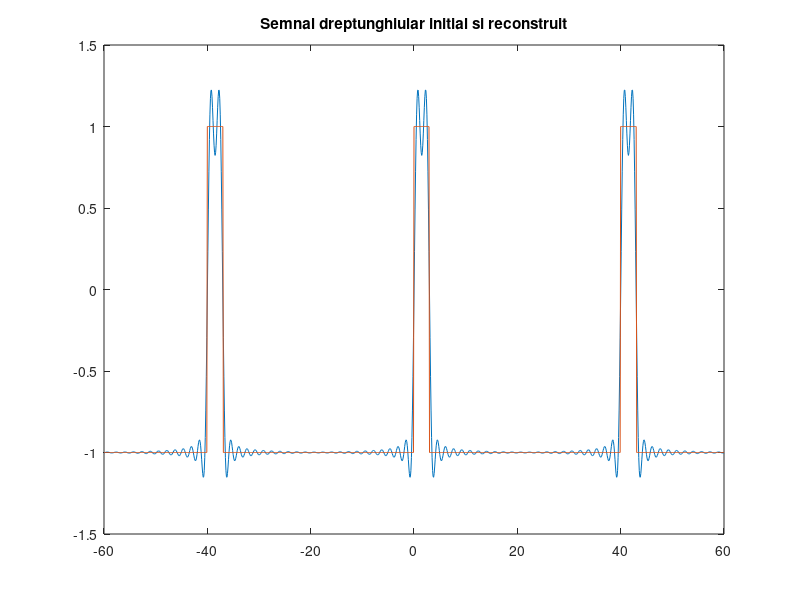
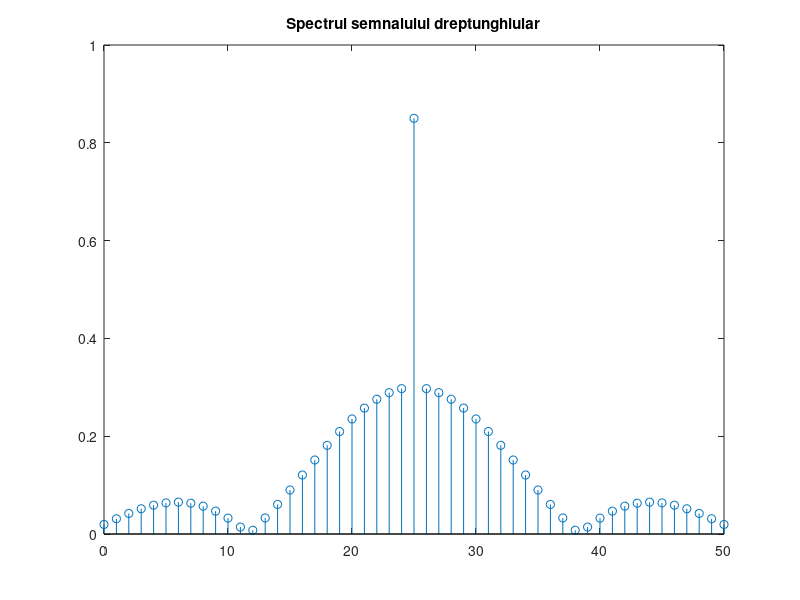

These charts were generated, in order, by the following MATLAB code:
%Numar de ordine: 3 - Semnal Dreptunghiular
P = 40; %Perioada semnalului
f = 1/P;
%alegem rezolutia temporala adecvata si ulterior sa mai afisam o perioada la dreapta si alta la stanga
t = -1.5 * P:0.1:1.5 * P;
%atribuim pulsul semnalului in functie de ordine
D = 3;
%calculam factorul de umplere cu formula : duty = D / P * 100;
duty = 7.5;
%setam numarul de coeficienti
N = 50; 
omega = 2 * pi / P; 

%notam semnalul nostru dreptunghiular cu X si cream un semnal dreptunghiular
X = square(omega * t, duty);        
f = @(t)square(omega * t, duty);
%calculam coeficientii CC

CC = 1 / P * integral(f, 0, P);
Ck = zeros(1,N);
Ak = zeros(1,N);
x_modificat = 0;

	for (k = 1 : 1 : N)
   		f = @(t)square(omega * t, duty).*exp(-omega * t * 1j * (k - 25));
		%calculam coeficientii SFC
   		Ck(k) = 1/P * integral(f, 0, P);             
   		Ak(k+1) = 2 * abs(Ck(k));
		%cream un semnal din suma de sinusuri
  		x_modificat = x_modificat + Ck(k) * exp(omega * t *1j * (k - 25));
	end

figure(1);
%afisam semnalul creat din suma de sinusuri peste semnalul original
plot(t, x_modificat, t, X), title('Semnal dreptunghiular initial si reconstruit');
figure(2)
%facem simetria amplitudinilor Ak pentru spectru
Ak(26) = abs(CC);
Ak(1) = Ak(51);   
%afisam spectrul de valori                 
stem([0:N],Ak), title('Spectrul semnalului dreptunghiular'); 
%conform SF, orice semnal poate fi scris ca o suma infinita de sinusuri si cosinusuri de diferite frecvente
%semnalul reconstruit are aproape aceeasi forma ca si semnalul original, avand cateva diferente
%aceasta diferenta poate fi diminuata prin cresterea numarului de coeficienti din SF
%spre final putem observa ca semnalul poate fi scris printr-o suma de SIN, deci semnalul va prezenta un caracter sinusoidal
%atribuim perioadei valoarea data


